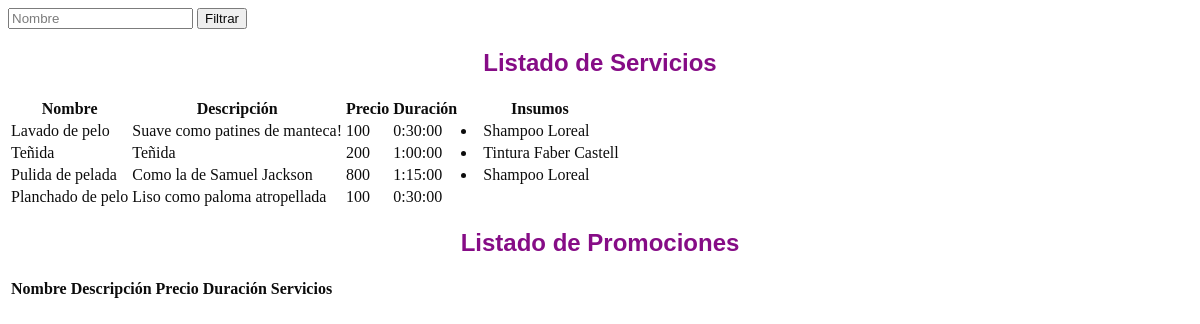
The page /gestion/listaServicios/ on the database as committed earlier.
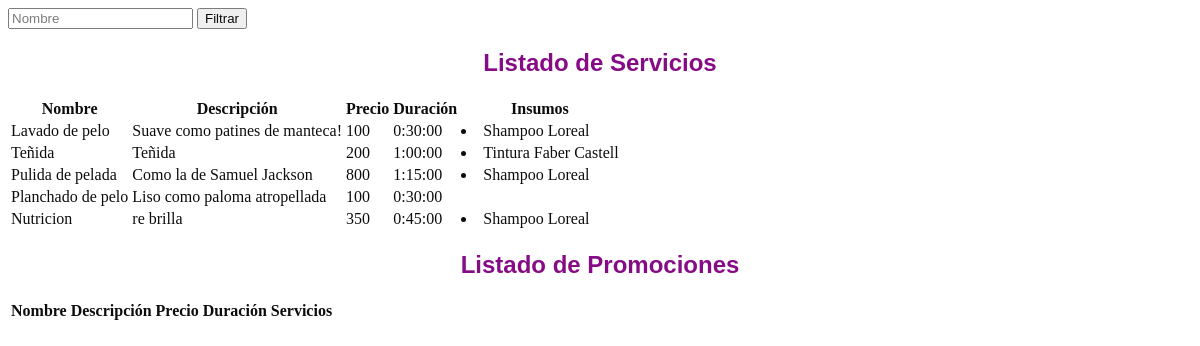
The same page on the database as committed later.
### gestion/models.py (models this page shows, shortened)
class Servicio(models.Model):
    FILTROS = {
        "nombre": ["nombre__icontains"],
    }
    class Meta:
        abstract = True
    MODULO = timedelta(minutes=15)
    nombre = models.CharField(max_length=100)
    descripcion = models.CharField(max_length=100)
    precio = models.IntegerField(default=0)
    sector = models.ForeignKey(Sector)

class ServicioBasico(Servicio):
    duracion = models.IntegerField(default=0)
    insumos = models.ManyToManyField(Insumo, blank=True)
    def get_duracion(self):
        return self.duracion * self.MODULO

class Insumo (models.Model):
    MINILITROS= 'Minilitros'
    LITROS= 'Litros'
    GRAMOS = 'Gramos'
    KILOS = 'Kilos'
    CC = 'Centimetros Cubicos'
    UNIDAD_DE_MEDIDA = [
        (MINILITROS, 'Minilitros'),
        (LITROS, 'Litros'),
        (GRAMOS, 'Gramos'),
        (KILOS, 'Kilos'),
        (CC, 'Centimetros Cubicos')
    ]
    FILTROS = {
        "nombre": ["nombre__icontains"],
        "marca": ["marca__icontains"]
    }
    nombre = models.CharField(max_length=100)
    marca = models.CharField(max_length=100)
    contenidoNeto = models.PositiveIntegerField(default="Centimetros Cubicos")
    unidadDeMedida = models.CharField(max_length=25, choices=UNIDAD_DE_MEDIDA, default=0)
    stock = models.IntegerField(default=0)
    def __str__(self):
        return "{} {}".format(self.nombre, self.marca)

### gestion/views.py (the view)
def listaServicios(request):
    servicios = ServicioBasico.objects.all()
    insumos = Insumo.objects.all()
    return render(request, 'servicio/listaServicios.html', {'servicios': servicios, 'insumos': insumos})

### gestion/templates/servicio/listaServicios.html (shortened to what this page needs)
<div class="container background-white" style="opacity: 0.95;">
    <div class="row margin-vert-30">
        <div class="col-md-12">
            <form method="get" action="">
                <input name="nombre" placeholder="Nombre" value="{{ f.nombre }}" class="filtro">
                <button class="btn btn-violet pull-right" type="submit">Filtrar</button>
            </form>
            <h2><font color="Purple"><font face="arial"><center> Listado de Servicios </center></font></font></h2>
            <table class="table table-striped">
                <thread>
                    <tr>
                        <th>Nombre</th>
                        <th>Descripción</th>
                        <th>Precio</th>
                        <th>Duración</th>
                        <th>Insumos</th>
                    </tr>
                </thread>
                <tbody>
                    {% for servicio in servicios %}
                    <tr>
                        <td>{{servicio.nombre}}</td>
                        <td>{{servicio.descripcion}}</td>
                        <td>{{servicio.precio}}</td>
                        <td>{{servicio.get_duracion}}</td>
                        <td>{% for insumo in servicio.insumos.all %}
                               <li>{{insumo}}
                            {% endfor %}
                        </td>
                    </tr>
                    {% endfor %}
                </tbody>
            </table>
            <h2><font color="Purple"><font face="arial"><center> Listado de Promociones </center></font></font></h2>
            <table class="table table-striped">
                <thread>
                    <tr>
                        <th>Nombre</th>
                        <th>Descripción</th>
                        <th>Precio</th>
                        <th>Duración</th>
                        <th>Servicios</th>
                    </tr>
                </thread>
            </table>
        </div>
    </div>
</div>

Rows that differ between the two databases and show on the page:
added ServicioBasico: nombre "Nutricion", descripcion "re brilla", precio "350", get_duracion "0:45:00", Insumo (nombre+marca "Shampoo Loreal")
